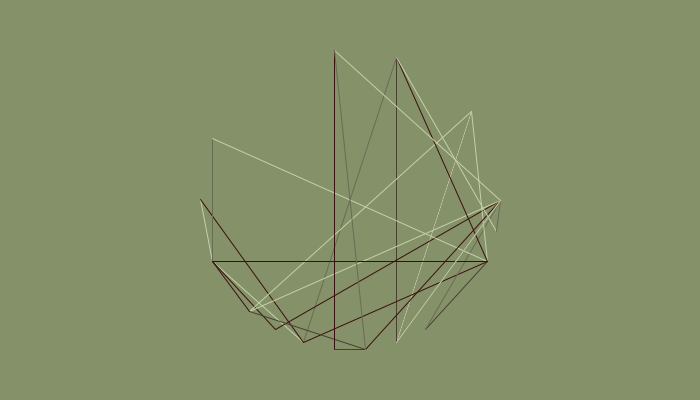
Frame 1 (no input)
Frame 60 (the mouse pressed at the canvas centre just before this capture): identical to frame 1, image omitted
Frame 120 (the mouse held since frame 60 and released just before this capture): identical to frame 1, image omitted

The Processing sketch that drew this single still picture (run headless with seeded random() and noise(); from frame 60 on, the mouse is pressed at the canvas centre):

// Processing sketch: processing_2584
// ── processing_2584.pde

int radius = 150;
int deg = 0;
int maxDegrees = 360;
int increment = 12;
int[] xTracker = new int[maxDegrees/increment];
int[] yTracker = new int[maxDegrees/increment];
int[] randomized = new int[30];

int globalBackgroundR;
int globalBackgroundG;
int globalBackgroundB;

int colorIndex;
int[][] colors = new int[5][3];

int globalRed;
int globalGreen;
int globalBlue;

void setup(){
  size(700,400);
  setColors();
  setBackground();
  refreshStroke();
  

  smooth();
  uia();

}
void draw(){


}
void mousePressed(){
  clear();
setColors();
setBackground();
redrawSeeds();


  
}
void uia(){
  setBackground();
  // background(globalBackgroundR,globalBackgroundG,globalBackgroundB);
  int tracker = 0;
  for(deg=0;deg<maxDegrees;deg+=increment){
    float angle = radians(deg);
    float x = width/2+(cos(angle)*radius);
    float y = height/2+(sin(angle)*radius);

    //    ellipse(x,y,6,6);
    xTracker[tracker] = int(x);
    yTracker[tracker] = int(y);


    tracker++;
  }

  //monta array indexadora.

  redrawSeeds();

}



void redrawSeeds(){

  for(int i=0;i<30;i++){
    randomized[i] = int(random(29));
  }

  for(int i = 0;i<30;i++){
    int xPointer = xTracker[randomized[i]];
    int yPointer = yTracker[randomized[i]];
    refreshStroke();
    if(i>0){
      line(xPointer,yPointer,xTracker[randomized[i-1]],yTracker[randomized[i-1]]);
    }
    else{
      line(xPointer,yPointer,xTracker[randomized[i+1]],yTracker[randomized[i+1]]);
    }
  }
}

void clear(){
  // background(globalBackgroundR,globalBackgroundG,globalBackgroundB); 
  setBackground();
}

int setColors(){
  colors[0][0] = 59;
  colors[0][1] = 15;
  colors[0][2] = 15;

  colors[1][0] = 74;
  colors[1][1] = 64;
  colors[1][2] = 50;

  colors[2][0] = 106;
  colors[2][1] = 107;
  colors[2][2] = 84;

  colors[3][0] = 132;
  colors[3][1] = 145;
  colors[3][2] = 105;

  colors[4][0] = 196;
  colors[4][1] = 209;
  colors[4][2] = 167;

  colorIndex = int(random(5));
  globalBackgroundR = colors[colorIndex][0];
  globalBackgroundG = colors[colorIndex][1];
  globalBackgroundB = colors[colorIndex][2];

  return colorIndex;
}

void setBackground(){
  background(globalBackgroundR,globalBackgroundG,globalBackgroundB);
}

void refreshStroke(){
  int strokeIndex = int(random(5));
  if(strokeIndex == colorIndex){
    if(strokeIndex==4){
      strokeIndex--;
    }else{
      strokeIndex++;
    }
  }
  println(strokeIndex);
  globalRed = colors[strokeIndex][0];
  globalGreen = colors[strokeIndex][1];
  globalBlue = colors[strokeIndex][2];
  stroke(globalRed,globalGreen,globalBlue);
}
